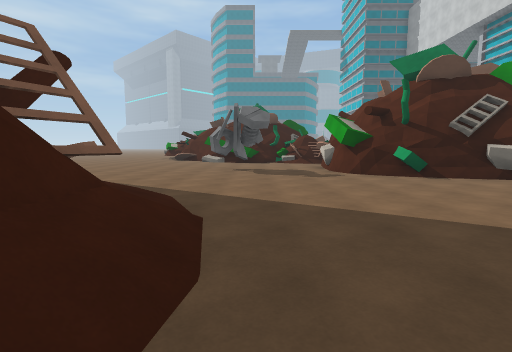
view 1 (above)

18 first-person views from a walk through a Unity game level. The camera is 1.5 m above the floor, tilts 6° down and sees 85° across. The floor is counted in squares, 2 m on a side. Each view is taken from the middle of a square. On the plan, view 1 faces up. The plan holds only what a view shows up to about 10 squares ahead; the rest is blank. The place goes on beyond the plan. Surface patterns are stand-ins for the level's own textures.

view 2
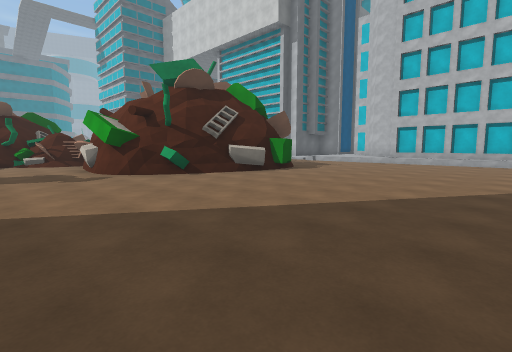

view 3
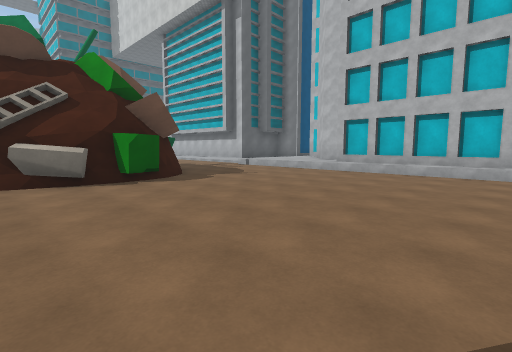

view 4
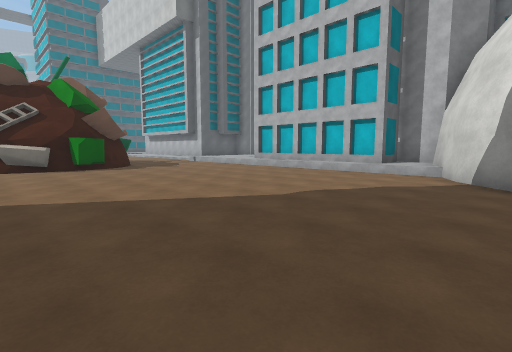

view 5
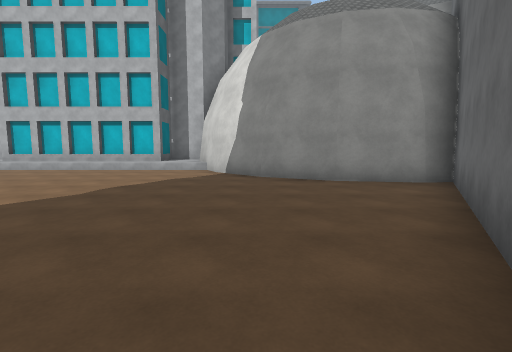

view 6
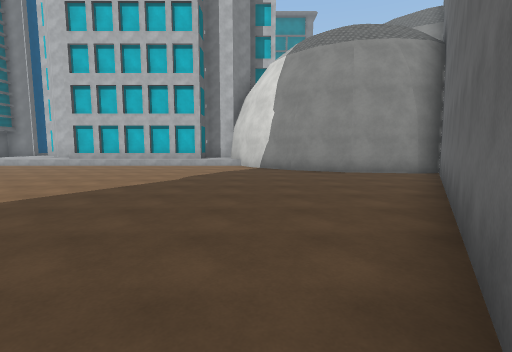

view 7
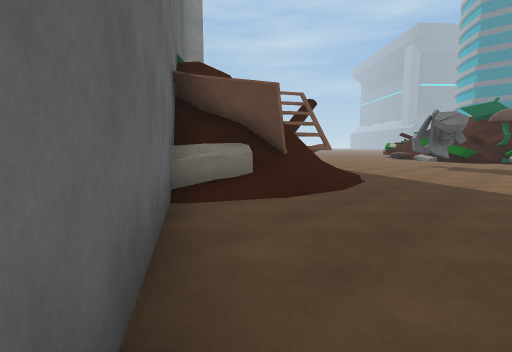

view 8
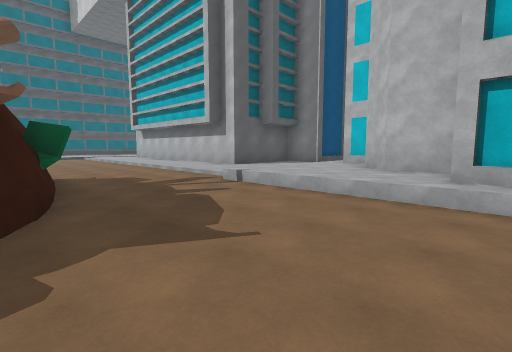

view 9
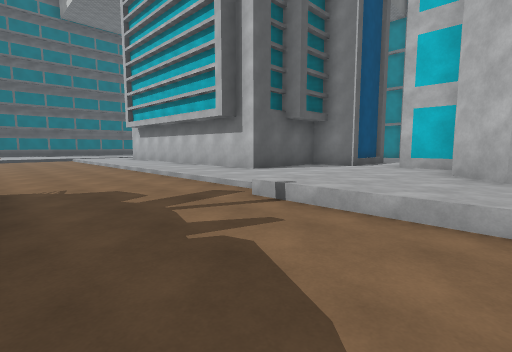

view 10
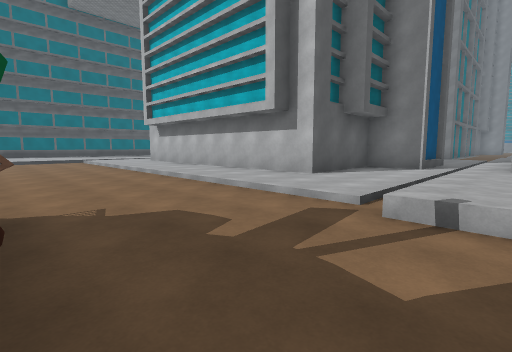

view 11
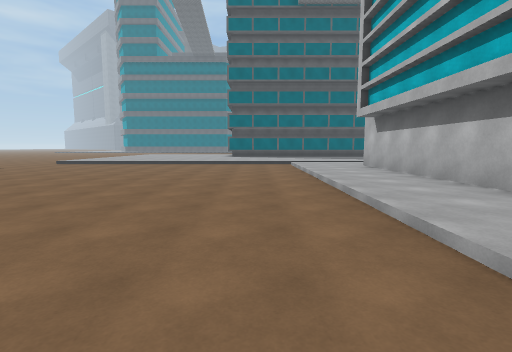

view 12
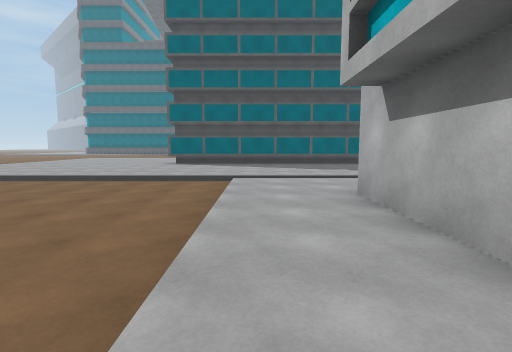

view 13
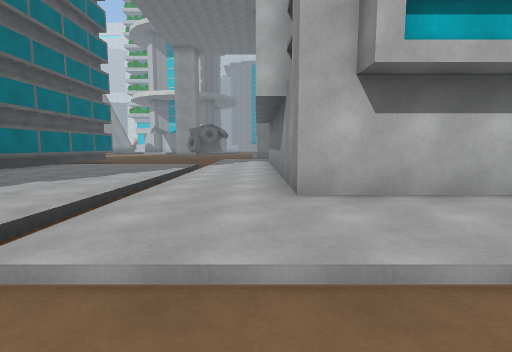

view 14
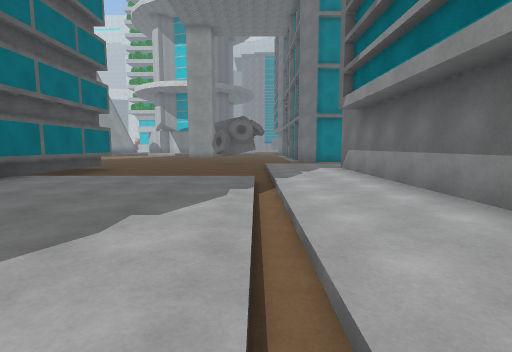

view 15
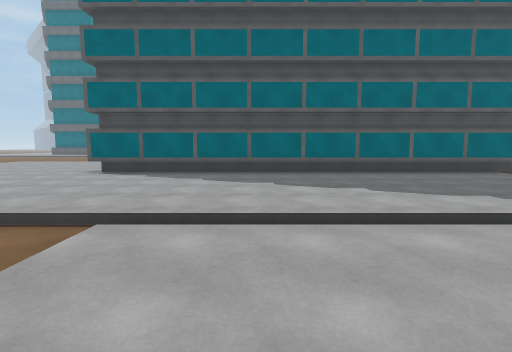

view 16
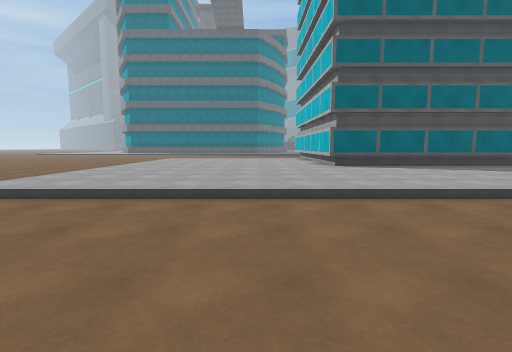

view 17
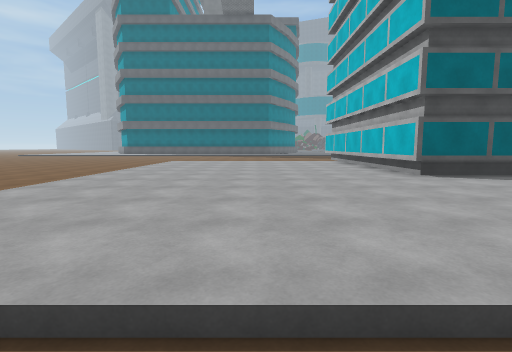

view 18
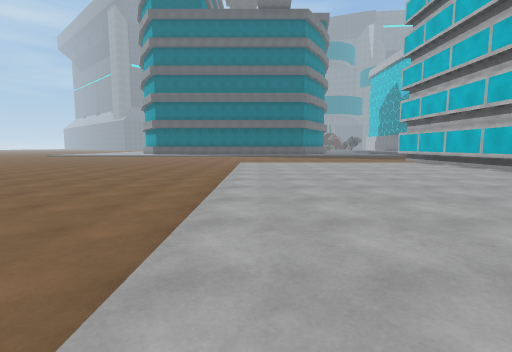

### Floor plan
Key: @ floor where view 1 was taken; # wall or solid block; . main floor; : floor 0.25 m higher than the main floor; + floor 0.5 m higher than the main floor; / step, stairs or slope; ^ raised ledge; O other object.
Columns run from 1 left of view 1 to 26 right of it. Each row starts with its distance up from view 1.
 33 .....:::::::^
 32 .....:::::::^
 31 .....:::::::^
 30 .....:::::::^
 29 .....:::::::^
 28 .....:::::::###############.
 27  ....::::::::::::::::::/....
 26   ...::::::::::::::::::/....
 25    ..::::::::::::::::::/....
 24     .::::::::::::::::::/....
 23      ///////////////////....
 22       .........:::::::::::::
 21      ..........:::::::::::::
 20      ..........::#########::
 19       .........::#
 18        ........::#
 17        ........::#
 16         .......::#
 15          ......::#
 14           .....::#
 13            ....::#
 12   ..       #...::####
 11   ..#      #...:::::###
 10 O...#     ##...:::::///:
  9 OO..#     #...//////////
  8 .O..##    #.../++++#
  7 .....######.../++###
  6 .......^##..../+##
  5 ............../##
  4 ............../#
  3 /............./#
  2 /............./#
  1 #............./#
  0 #@............/##
 -1 ............../+#
 -2 ##............/##
 -3  ##..........###
 -4     #.......##
 -5     ###.....#
 -6       ##...##
 -7        ###.#
 -8          ###

Where each view was taken, in squares from view 1:
view 1: 0 up, 0 right, facing up
view 2: 0 up, 0 right, facing up-right
view 3: 0 up, 5 right, facing up-right
view 4: 4 down, 5 right, facing up-right
view 5: 4 down, 4 right, facing right
view 6: 3 down, 2 right, facing right
view 7: 3 down, 2 right, facing up-left
view 8: 4 up, 9 right, facing up-right
view 9: 6 up, 10 right, facing up-right
view 10: 8 up, 10 right, facing up-right
view 11: 11 up, 12 right, facing up
view 12: 16 up, 14 right, facing up
view 13: 21 up, 12 right, facing right
view 14: 23 up, 16 right, facing right
view 15: 20 up, 15 right, facing up
view 16: 19 up, 8 right, facing up
view 17: 22 up, 7 right, facing up
view 18: 23 up, 4 right, facing up
